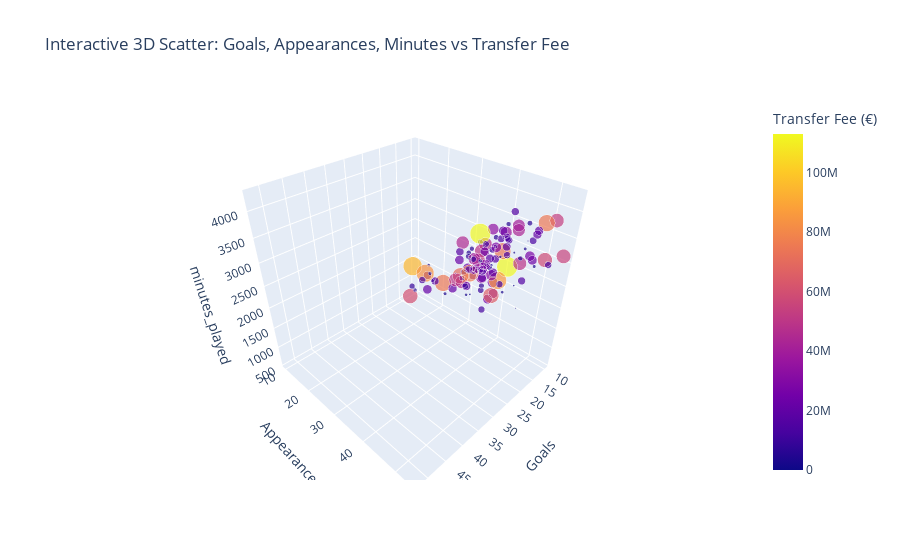

Here is the notebook cell this chart was saved with:
### Code cell
# Prepare data for interactive visualization
interactive_data = filtered_data[['player_name', 'goals', 'appearances', 'minutes_played', 'transfer_fee']]

# Create a 3D scatter plot
fig = px.scatter_3d(
    interactive_data,
    x='goals',
    y='appearances',
    z='minutes_played',
    color='transfer_fee',
    size='transfer_fee',
    hover_data=['player_name'],
    title='Interactive 3D Scatter: Goals, Appearances, Minutes vs Transfer Fee',
    labels={'transfer_fee': 'Transfer Fee (€)', 'goals': 'Goals', 'appearances': 'Appearances'}
)

# Show the interactive plot
fig.show()

### Figure 1 — Plotly figure (JSON) as saved in the notebook; plotly's stock layout.template omitted (floating-point values rounded to 4 significant figures; data arrays with more than 128 entries replaced by an {"elided": "..."} marker saying what was removed)
{"data": [{"customdata": {"elided": "142x1 str values"}, "hovertemplate": "Goals=%{x}<br>Appearances=%{y}<br>minutes_played=%{z}<br>Transfer Fee (€)=%{marker.color}<br>player_name=%{customdata[0]}<extra></extra>", "legendgroup": "", "marker": {"color": {"elided": "142 int values"}, "coloraxis": "coloraxis", "size": {"elided": "142 int values"}, "sizemode": "area", "sizeref": 282500, "symbol": "circle"}, "mode": "markers", "name": "", "scene": "scene", "showlegend": false, "type": "scatter3d", "x": {"elided": "142 int values"}, "y": {"elided": "142 int values"}, "z": {"elided": "142 int values"}}], "layout": {"coloraxis": {"colorbar": {"title": {"text": "Transfer Fee (€)"}}, "colorscale": [[0, "#0d0887"], [0.1111, "#46039f"], [0.2222, "#7201a8"], [0.3333, "#9c179e"], [0.4444, "#bd3786"], [0.5556, "#d8576b"], [0.6667, "#ed7953"], [0.7778, "#fb9f3a"], [0.8889, "#fdca26"], [1, "#f0f921"]]}, "legend": {"itemsizing": "constant", "tracegroupgap": 0}, "scene": {"domain": {"x": [0, 1], "y": [0, 1]}, "xaxis": {"title": {"text": "Goals"}}, "yaxis": {"title": {"text": "Appearances"}}, "zaxis": {"title": {"text": "minutes_played"}}}, "title": {"text": "Interactive 3D Scatter: Goals, Appearances, Minutes vs Transfer Fee"}}}
